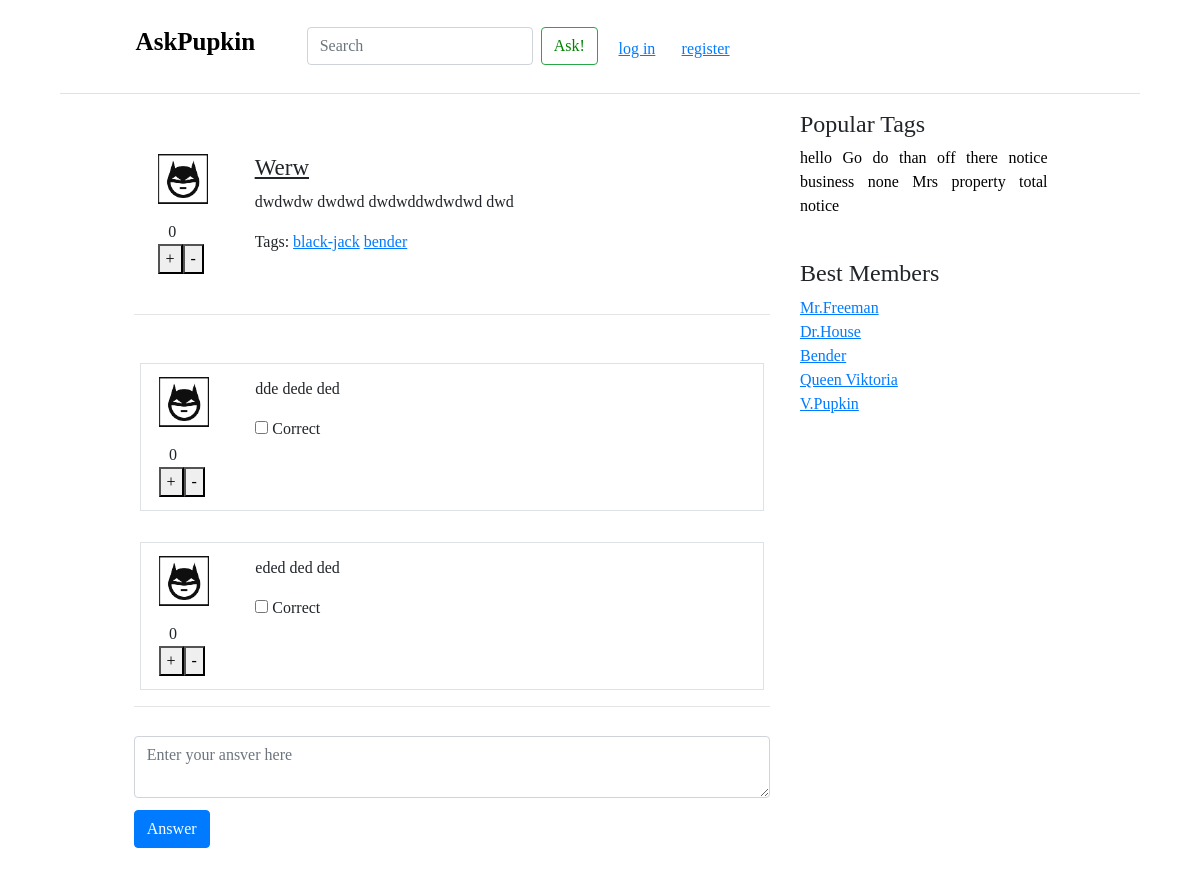
/question/3/, run on the app's committed database.
### questions/models.py (models this page shows, shortened)
class Question(models.Model):
    author = models.ForeignKey(Profile, on_delete=models.CASCADE, default=0)
    title = models.CharField(default=0, max_length=128, verbose_name=u"Заголовок вопроса")
    text = models.TextField(default=0, verbose_name=u"Текст вопроса")
    rating = models.IntegerField(default=0, verbose_name=u"Рейтинг вопроса")
    tags = models.ManyToManyField(Tag, related_name='questions')
    create_date = models.DateTimeField(default=datetime.now, verbose_name=u"Время создания вопроса")
    objects = QuestionManager()

class Profile(models.Model):
    user = models.OneToOneField(
        settings.AUTH_USER_MODEL,
        on_delete=models.CASCADE
    )
    avatar = models.ImageField(default="static/image/avatar.png")
    USERNAME_FIELD ='username'

class Answer(models.Model):
    author = models.ForeignKey(Profile, on_delete=models.CASCADE)
    question = models.ForeignKey(Question, on_delete=models.CASCADE)
    text = models.TextField(verbose_name=u"Текст ответа")
    rating = models.IntegerField(default=0, verbose_name=u"Рейтинг ответа")
    create_date = models.DateTimeField(default=datetime.now, verbose_name=u"Время создания ответа")
    objects = AnswerManager()

class Tag(models.Model):
    title = models.CharField(max_length=64, verbose_name=u"Название тега")
    rating = models.IntegerField(default=0, verbose_name=u"Рейтинг тега")
    objects = TagManager()

### questions/views.py (the view)
# urls.py: re_path(r'^question/(?P<questions_id>[0-9]+)/$', views.question, name="question"),
def question(request, questions_id):
    all_tags = Tag.objects.get_all_tags()
    question = Question.objects.get_by_id(questions_id)
    answers = Answer.objects.get_answer_by_question(questions_id)
    return render(request, "questions/question.html", {'answers':answers,'questions_id':questions_id, 'question':question,
                                                       "tags": all_tags})

### questions/managers.py (called while the page is built)
    def get_by_id(self, question_id):
        return self.get(id = question_id)

    def get_all_tags(self):
        return self.all()

    def get_answer_by_question(self, question_id):
        return self.all().filter(question = question_id)

### questions/templates/questions/question.html (shortened to what this page needs)
{% extends 'base.html' %}
{% load static %}
{% block content %}
    <div class="post_padding">
    <div class="row padding_2_p margin_for_row padding_top_2">
        <div class="left_col_reg padding_right col-md-2">
            <img src="/{{question.author.avatar}}" class="img_avatar"></img>
            <div class="col_padding_left">{{question.rating}}</div>
            <div class="btn-group" >
                <button type="button" class="button_like">+</button>
                <button type="button" >-</button>
            </div>
        </div>
    <div class="left_col_reg col-md-10 mb-3" >
        <h2 class="underline header2">{{question.title}}</h2>
        <p class="normal_text">{{question.text}}</p>
        <p class="normal_text">Tags: <a href="#">black-jack</a> <a href="#">bender</a>
    </div>
    </div>
    </div>
    <hr>
    {% for answer in answers %}
    <div class="post_padding">
    <div class="row padding_2_p border margin_for_row padding_top_2">
        <div class="left_col_reg padding_right col-md-2">
            <img src="/{{answer.author.avatar}}" class="img_avatar"></img>
                    <div class="col_padding_left">{{answer.rating}}</div>
                    <div class="btn-group" >
                        <button type="button" class="button_like">+</button>
                        <button type="button" >-</button>
                    </div>
         </div>
    <div class="left_col_reg col-md-10 mb-3" >
        <p class="normal_text">{{answer.text}}</p>
        <div class="normal_text">
            <input type="checkbox" name="Check1" value="Correct">  Correct</input>
        </div>
    </div>
    </div>
    </div>
    {%endfor%}
    <hr>
    <div class="comment_padding top_padding">
    <textarea class="form-control" id="validationTextarea" placeholder="Enter your ansver here"></textarea>
    </div>
    <div class="comment_padding">
        <button class="button_margin btn btn-primary" type="submit"><a class="button_w" href="{% url 'question' questions_id %}">Answer</a></button>
    </div>
{% endblock %}

### questions/templates/base.html (shortened to what this page needs)
{% load static %}
<!doctype html>
<html lang="en">
  <head>
      <link rel="stylesheet" type="text/css" href="{% static 'css/bootstrap/css/bootstrap.min.css' %}">
      <link rel="stylesheet" type="text/css" href="{% static 'css/c_base.css' %}">
  </head>
  <body>
   <div class="c margin_b">
<div class="d-flex flex-column flex-md-row align-items-center p-3 px-md-4 mb-3 bg-white border-bottom box-shadow">
    <h5 class="nav_padding_left site_header"><a class="des" href="{% url 'index' %}">AskPupkin</a></h5>
    <form class="nav_padding_left form-inline mt-2 mt-md-0">
        <input class="form-control mr-sm-2" type="text" placeholder="Search" aria-label="Search">
    </form>
    <button class="btn btn-outline-success my-2 my-sm-0" type="submit"><a class="button_d_g" href="{% url 'ask' %}">Ask!</a></button>
    {% if user.is_authenticated %}
    <img src="{% static 'image/avatar.png' %}" class="img_nav"></img>
    <div class="padding_nav col-sm-3 col-sm-offset-1 blog-sidebar">
        <div class="align_left_nav sidebar-module sidebar-module-inset">
            <span class="text-dark" >{{user.username}}</span>
            <p><a href="{% url 'settings' %}">settings</a>
                <a href="{% url 'logout' %}?сontinue={{ request.path|urlencode }}">log out</a>
            </p>
        </div>
    </div>
    {% else %}
     <div class="padding_nav col-sm-3 col-sm-offset-1 blog-sidebar">
        <div class="align_left_nav sidebar-module sidebar-module-inset">
            <p><a href="{% url 'login' %}?сontinue={{ request.path|urlencode }}">log in</a>
            <a class="nav_padding" href="{% url 'register' %}">register</a>
            </p>
        </div>
    </div>
    {% endif %}
</div>
    <div class="row">
        <div class="padding_8_p col-sm-8 blog-main">
            {% block content %}{% endblock %}
        </div>
        <div class="col-sm-3 col-sm-offset-1 blog-sidebar">
          <div class="justify sidebar-module sidebar-module-inset">
            <h4>Popular Tags</h4>
            <p>
                {% for tag in tags %}
                <a href="/tag/{{ tag.title }}" class="des">{{ tag.title }}</a>
                {% endfor %}
            </p>
          </div>
          <div class="best_members_top ccdsidebar-module">
            <h4>Best Members</h4>
            <ol class="list-unstyled">
              <li><a href="#">Mr.Freeman</a></li>
              <li><a href="#">Dr.House</a></li>
              <li><a href="#">Bender</a></li>
              <li><a href="#">Queen Viktoria</a></li>
              <li><a href="#">V.Pupkin</a></li>
            </ol>
          </div>
        </div>
      </div>
   </div>
  </body>
</html>

### questions/static/css/c_base.css (style rules this page uses)
body { font-family: Comic Sans MS;  }
.site_header { font-weight: bold; font-size:25px; }
.border { outline:4px; }
img { width: 50px; }
.img_avatar { margin-left: 5%; }
.padding_nav { padding-top: 2%; padding-left:2% }
.align_left_nav { text-align:left; }
.c { padding-right: 5%; padding-left: 5%; }
.header2 { font-size:23px; }
a { text-decoration:underline; }
a.des { color:black; text-decoration: none; }
.underline { text-decoration:underline; }
.top_padding { padding-top: 5%; }
.button_like { margin-left: 10%; }
.post_padding { padding-top: 5%; }
.comment_padding { padding-top: 2%; }
.col_padding_left { padding-left:15%; }
.normal_text { font-weight: normal; }
.nav_padding { padding-left:10%; }
.nav_padding_left { padding-left:5%; }
.padding_8_p { padding-left:8%; }
.padding_2_p { padding-left:2%; }
.left_col_reg { padding-left:0%; }
.justify { text-align:justify; }
.best_members_top { padding-top:10%; }
.button_margin { margin-bottom:20px; }
.padding_right { magrin:1%; padding-right:0%; }
.padding_top_2 { padding-top:2%; padding-bottom:2%; }
.margin_for_row { margin-right: 1%; margin-left: 1%; }
a.button_d_g { color:green; text-decoration: none; }
a.button_w { color:white; text-decoration: none; }
.margin_b { margin-bottom:2%; }

### data on the page
Question: author.avatar (placeholder picture), rating "0", title "Werw", text "dwdwdw dwdwd dwdwddwdwdwd dwd"
Answer: author.avatar (placeholder picture), rating "0", text "dde dede ded"
Answer: author.avatar (placeholder picture), rating "0", text "eded ded ded"
Tag: title "hello"
Tag: title "Go"
Tag: title "do"
Tag: title "than"
Tag: title "off"
Tag: title "there"
Tag: title "notice"
Tag: title "business"
Tag: title "none"
Tag: title "Mrs"
Tag: title "property"
Tag: title "total"
Tag: title "notice"
